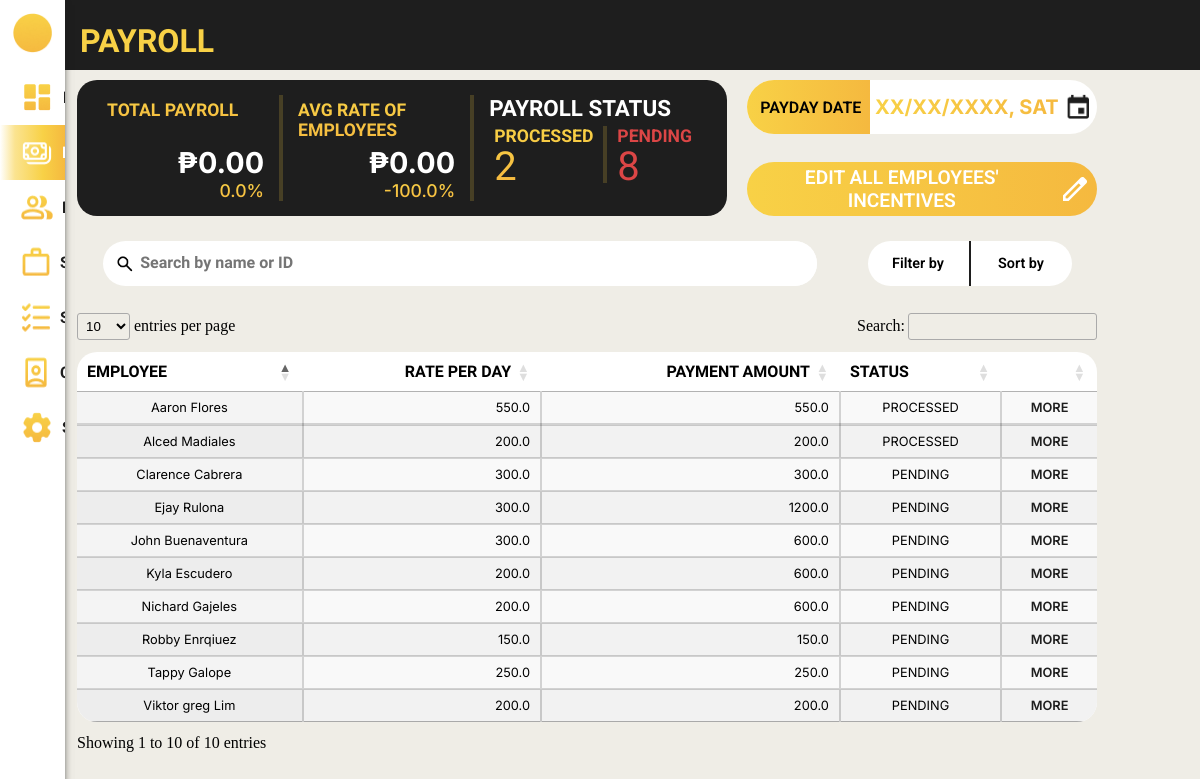
/payroll_system/payrolls/ (signed in), run on an earlier commit of the app's database.
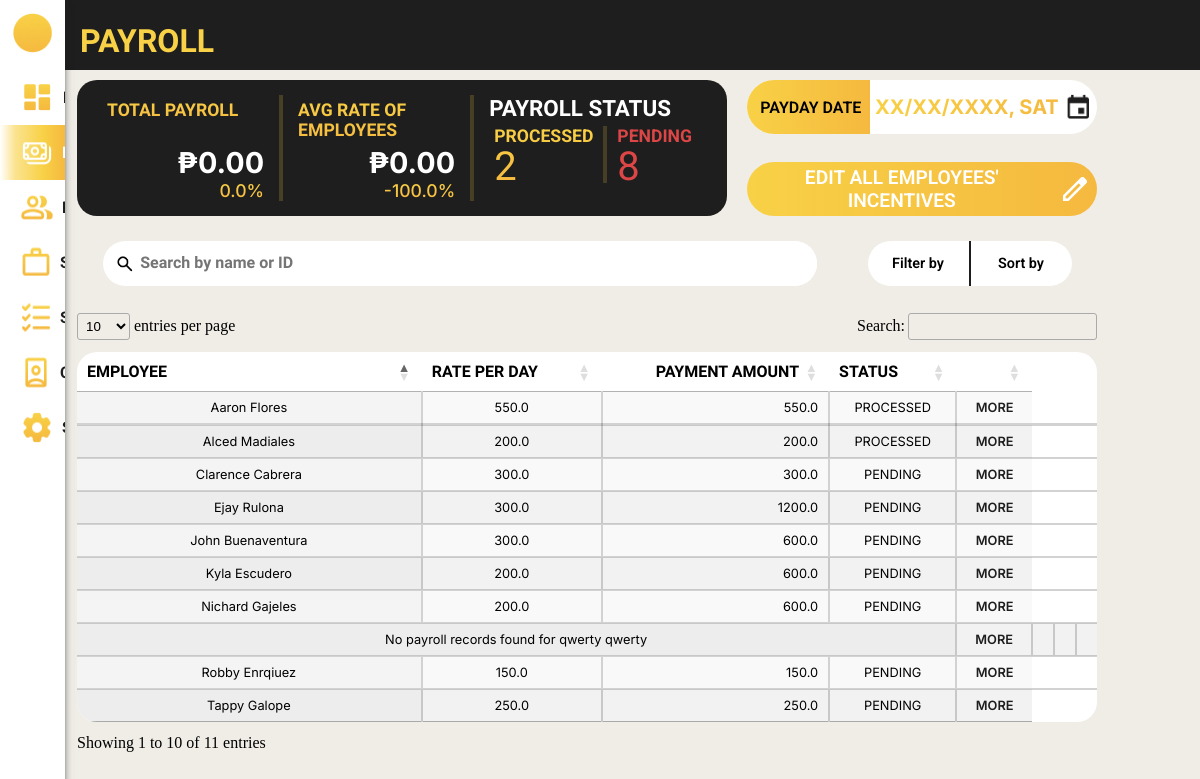
And on a later commit of the database.
### payroll_system/models.py (models this page shows, shortened)
class Employee(models.Model):
    class Gender(models.TextChoices):
        MALE = 'Male', _('Male')
        FEMALE = 'Female', _('Female')
        OTHERS = 'Others', _('Others')
    class HighestEducation(models.TextChoices):
        GRADESCHOOL = 'Grade School', _('Grade School')
        HIGHSCHOOL = 'High School', _('High School')
        BACHELORS_DEGREE = 'Bachelor\'s Degree', _('Bachelor\'s Degree')
        VOCATIONAL_EDUCATION = 'Vocational Education', _('Vocational Education')
        MASTERS_DEGREE = 'Master\'s Degree', _('Master\'s Degree')
    class EmployeeStatus(models.TextChoices):
        FULLTIME = 'Full Time', _('Full Time')
        PARTTIME = 'Part Time', _('Part Time')
    class ActiveStatus(models.TextChoices):
        ACTIVE = 'Active', _('Active')
        INACTIVE = 'Inactive', _('Inactive')
    employee_id = models.AutoField(primary_key=True)
    first_name = models.CharField(max_length=100, null=False)
    middle_name = models.CharField(max_length=100, null=True, blank=True)
    last_name = models.CharField(max_length=100, null=False)
    gender = models.CharField(max_length=6, choices=Gender.choices, null=False)
    date_of_birth = models.DateField(null=True)
    contact_number = models.CharField(max_length=15, null=True)
    emergency_contact = models.CharField(max_length=15, null=True)
    region = models.CharField(max_length=255, null=False, default='')
    province = models.CharField(max_length=255, null=False, default='')
    municipality = models.CharField(max_length=255, null=False, default='')
    barangay = models.CharField(max_length=255, null=False, default='')
    highest_education = models.CharField(max_length=20, choices=HighestEducation.choices, null=True)
    work_experience = models.CharField(max_length=2083, null=True, blank=True)
    date_of_employment = models.DateField(default=timezone.now)
    days_worked = models.IntegerField(default=0, null=False)
    employee_status = models.CharField(max_length=9, choices=EmployeeStatus.choices, null=True)
    active_status = models.CharField(max_length=8, choices=ActiveStatus.choices, default=ActiveStatus.ACTIVE)
    absences = models.IntegerField(default=0, null=False)
    employee_image = models.ImageField(null=True, blank=True, upload_to='images/')

class Payroll(models.Model):
    class PayrollStatus(models.TextChoices):
        PENDING = 'PENDING', _('Pending')
        PROCESSED = 'PROCESSED', _('Processed')
    payroll_id = models.AutoField(primary_key=True)
    rate = models.FloatField(default=0, null=False)
    incentives = models.FloatField(default=0, null=False)
    payroll_status = models.CharField(max_length=9, choices=PayrollStatus.choices, default=PayrollStatus.PENDING, null=True, blank=True)
    deductions = models.FloatField(default=0, null=False)
    salary = models.FloatField(default=0, null=False)
    cash_advance = models.FloatField(default=0, null=False)
    under_time = models.FloatField(default=0, null=False)
    payment_date = models.DateField(null=False)
    employee_id_fk = models.ForeignKey(Employee, on_delete=models.CASCADE, related_name='payrolls')
    attendance_id_fk = models.ForeignKey(Attendance, null=True, blank=True, on_delete=models.CASCADE)

### payroll_system/views.py (the view, shortened to what this page needs)
# urls.py: path('payrolls/', views.payrolls, name='payrolls'),
@login_required
def payrolls(request):
    employees = Employee.objects.prefetch_related('payrolls', 'attendances').all()
    query = request.GET.get('q', '')
    latest_attendance_subquery = (
        Attendance.objects
        .filter(employee_id_fk=OuterRef('pk'))
        .order_by('-date')
        .values('date')[:1]
    )
    latest_payroll_subquery = (
        Payroll.objects
        .filter(employee_id_fk=OuterRef('pk'))
        .order_by('-payment_date')
        .values('payroll_status')[:1]
    )
    employees = Employee.objects.annotate(
        latest_attendance_date=Subquery(latest_attendance_subquery),
        latest_payroll_status=Subquery(latest_payroll_subquery)
    )
    total_employees = employees.count()
    processed_payroll_count = employees.filter(latest_payroll_status='PROCESSED').count()
    pending_payroll_count = employees.filter(latest_payroll_status='PENDING').count()
    employee_data = []
    for employee in employees:
        latest_payroll = employee.payrolls.order_by('-payment_date').first()
        if latest_payroll:
            attendance_count = employee.attendances.count()
            latest_payroll.salary = latest_payroll.rate * attendance_count
        employee_data.append({
            'employee': employee,
            'latest_payroll': latest_payroll
        })
    today = now().date()
    start_of_week = today - timedelta(days=today.weekday())  # Get Monday of current week
    end_of_week = start_of_week + timedelta(days=6)  # Get Sunday of current week
    current_month_start = today.replace(day=1)
    previous_month_end = current_month_start - timedelta(days=1)
    previous_month_start = previous_month_end.replace(day=1)
    active_employees_per_day = (
        Attendance.objects.filter(date__range=[start_of_week, end_of_week])
        .values('date')
        .annotate(active_count=Count('employee_id_fk', distinct=True))
    )
    total_active_counts = sum(day['active_count'] for day in active_employees_per_day)
    days_counted = len(active_employees_per_day) or 1  # Avoid division by zero
    avg_active_employees = total_active_counts / days_counted
    employees_with_latest_payroll = Employee.objects.annotate(latest_payroll_status=Subquery(latest_payroll_subquery))
    processed_payroll_count = employees_with_latest_payroll.filter(latest_payroll_status='PROCESSED').count()
    pending_payroll_count = employees_with_latest_payroll.filter(latest_payroll_status='PENDING').count()
    total_payroll = Payroll.objects.filter(payroll_status='PROCESSED').aggregate(Sum('salary'))['salary__sum']
    if total_payroll is None:
        total_payroll = "No total payroll yet"
    next_payday = Payroll.objects.filter(payment_date__gt=today).aggregate(Min('payment_date'))['payment_date__min']
    avg_rate = Payroll.objects.filter(rate__gt=0).aggregate(Avg('rate'))['rate__avg']
    if avg_rate is None:
        avg_rate = "No rate data"
    current_total_payroll = Payroll.objects.filter(
        payroll_status='PROCESSED',
        payment_date__gte=current_month_start,
        payment_date__lte=today
    ).aggregate(Sum('salary'))['salary__sum'] or 0
    previous_total_payroll = Payroll.objects.filter(
        payroll_status='PROCESSED',
        payment_date__gte=previous_month_start,
        payment_date__lte=previous_month_end
    ).aggregate(Sum('salary'))['salary__sum'] or 0
    payroll_percentage = 0
    if previous_total_payroll > 0:
        payroll_percentage = ((current_total_payroll - previous_total_payroll) / previous_total_payroll) * 100
    current_avg_rate = Payroll.objects.filter(
        rate__gt=0,
        payment_date__gte=current_month_start,
        payment_date__lte=today
    ).aggregate(Avg('rate'))['rate__avg'] or 0
    previous_avg_rate = Payroll.objects.filter(
        rate__gt=0,
        payment_date__gte=previous_month_start,
        payment_date__lte=previous_month_end
    ).aggregate(Avg('rate'))['rate__avg'] or 0
    rate_percentage = 0
    if previous_avg_rate > 0:
        rate_percentage = ((current_avg_rate - previous_avg_rate) / previous_avg_rate) * 100
    employee_data = []
    for employee in employees:
        latest_payroll = employee.payrolls.order_by('-payment_date').first()
        if latest_payroll:
            attendance_count = employee.attendances.count()
            latest_payroll.salary = latest_payroll.rate * attendance_count
        employee_data.append({
            'employee': employee,
            'latest_payroll': latest_payroll
        })
    context = {
        'employee': employee,
        'employee_data': employee_data,  # List of employees with their latest payroll
        'total_employees': total_employees,
        'avg_active_employees': round(avg_active_employees),
        'processed_payroll_count': processed_payroll_count,
        'pending_payroll_count': pending_payroll_count,
        'total_payroll': total_payroll,  # Total payroll amount
        'previous_total_payroll': previous_total_payroll,
        'payroll_percentage': payroll_percentage,
        'next_payday': next_payday,  # Next payday date
        'previous_avg_rate': previous_avg_rate,
        'rate_percentage': rate_percentage,
        'avg_rate': current_avg_rate,
        'query': query,
    }
    return render(request, 'payroll_system/payroll.html', context)

### payroll_system/templates/payroll_system/payroll.html (shortened to what the changed rows need)
{% load static %}
<!DOCTYPE html>
<html lang="en">
<head>
    <link rel="stylesheet" href="{% static 'css/template.css' %}">
    <link rel="stylesheet" href="{% static 'css/payroll.css' %}">
    <link rel="stylesheet" href="{% static 'css/dataTables.css' %}">
    <link rel="stylesheet" href="https://cdn.datatables.net/responsive/2.4.1/css/responsive.dataTables.min.css">
</head>
<body>
    <div class="body">
        <header>
            <h1>PAYROLL</h1>
        </header>
        <div class="system_content">
            <div class="container">
                <div class="top">
                    <div class="content_1">
                        <div class="statistics">
                            <div class="total_payroll">
                                <div class="title"><h1>TOTAL PAYROLL</h1></div>
                            </div>
                            <div class="avg_rate">
                                <div class="title">
                                    <h1>AVG RATE OF EMPLOYEES</h1>
                                </div>
                            </div>
                            <div class="payroll_status">
                                <div class="title">
                                    <h1>PAYROLL STATUS</h1>
                                </div>
                                <div class="content">
                                    <div class="processed">
                                        <h1>PROCESSED</h1>
                                    </div>
                                    <div class="pending">
                                        <h1>PENDING</h1>
                                    </div>
                                </div>
                            </div>
                        </div>
                    </div>
                    <div class="content_2">
                    </div>
                </div>
                <div class="search_filter">
                    <div class="search">
                    </div>
                    <div class="filter_sort">
                    </div>
                </div>
                <div class="table">
                    <table id="myTable" class="display">
                        <thead>
                            <th>EMPLOYEE</th>
                            <th>RATE PER DAY</th>
                            <th>PAYMENT AMOUNT</th>
                            <th>STATUS</th>
                            <th></th>
                        </thead>
                        <tbody>
                            {% for data in employee_data %}
                            {% with employee=data.employee latest_payroll=data.latest_payroll %}
                                {% if latest_payroll %}
                                <tr>
                                    <td>{{ employee.first_name }} {{ employee.last_name }}</td>
                                    <td>{{ latest_payroll.rate }}</td>
                                    <td>{{ latest_payroll.salary }}</td>
                                    <td>{{ latest_payroll.payroll_status }}</td>
                                    <td><a href="{% url 'payroll_system:payroll_individual' employee.employee_id %}">MORE</a></td>
                                </tr>
                                {% else %}
                                <tr>
                                    <td colspan="4">No payroll records found for {{ employee.first_name }} {{ employee.last_name }}</td>
                                    <td><a href="{% url 'payroll_system:payroll_individual' employee.employee_id %}">MORE</a></td>
                                </tr>
                                {% endif %}
                            {% endwith %}
                        {% endfor %}
                        </tbody>
                    </table>
                </div>
            </div>
        </div>
    </div>
</body>
</html>

What changed in the data, as far as the page shows it:
no longer on this page (row unchanged): Employee: employee.first_name "Viktor greg", employee.last_name "Lim", latest_payroll.rate "200.0", latest_payroll.salary "200.0", latest_payroll.payroll_status "PENDING"
added Employee: employee.first_name "qwerty", employee.last_name "qwerty"
Also different on the page:
text written by a page script: "entries per page Search: Showing 1 to 10 of 10 entries" → "entries per page Search: Showing 1 to 10 of 11 entries"
